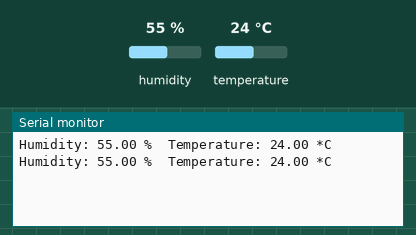
This sketch was run on a simulated Arduino Uno, built with avr-gcc and run on an emulated ATmega328P. Parts: the last lines printed to the serial monitor. The test bench sets the inputs (shaded band); at power-on: humidity 55 %, temperature 24 °C.

Above: at 2.8 s.
2.9 s: humidity set to 22 %
At 5.2 s:
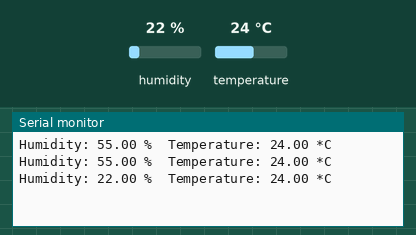
5.6 s: temperature set to 12 °C
At 7.2 s:
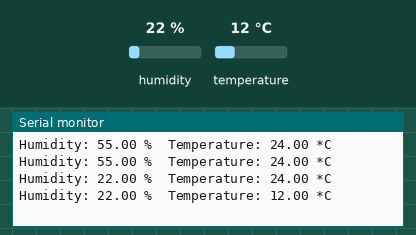
8.3 s: humidity set to 40 %
At 10.8 s:
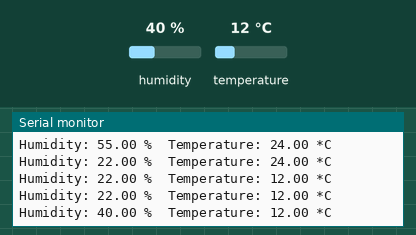
Timing chart, 0 to 12.3 s (numbered marks = the images above; inputs shaded):
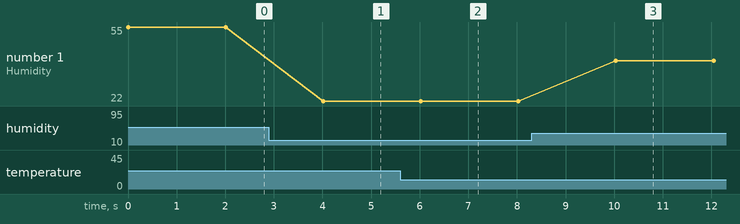

Measured:
- after the input at 2.9 s, the serial monitor: prints a new line after 1.1 s (image 1)
- after the input at 5.6 s, the serial monitor: prints a new line after 0.42 s (image 2)
- after the input at 8.3 s, the serial monitor: prints a new line after 1.7 s (image 3)
- plotted number 1: 55 → 22 after the input at 2.9 s, 22 → 40 after the input at 8.3 s

The sketch:

DHT.ino
```cpp
#include <DHT.h>

#define DHTPIN 2     // DHT22 데이터 핀
#define DHTTYPE DHT22
DHT dht(DHTPIN, DHTTYPE);

void setup() {
  Serial.begin(9600);
  dht.begin();
}

void loop() {
  // DHT22 센서에서 온습도 읽기
  float h = dht.readHumidity();
  float t = dht.readTemperature();

  // 오류 검사: NaN (not a number) 값을 반환하는 경우
  if (isnan(h) || isnan(t)) {
    Serial.println("Failed to read from DHT sensor!");
    return;
  }

  // 시리얼 포트를 통해 데이터 전송
  Serial.print("Humidity: ");
  Serial.print(h);
  Serial.print(" %\t");
  Serial.print("Temperature: ");
  Serial.print(t);
  Serial.println(" *C");

  delay(2000); // 2초 간격으로 데이터 읽기
}
```
